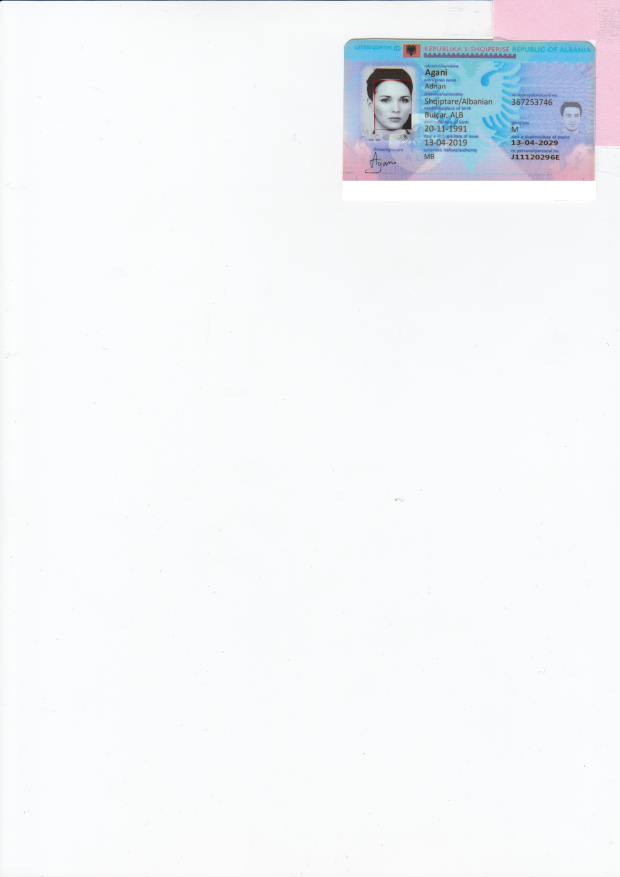
#> input picture sample_data/forged/alb_id_00.jpg, 2480 x 3507 px (shown at 1/4 size)
$ python -i ocr_extraction.py   (imports and definitions only)
#> lines starting #> are read from the running program, lines starting #| are printed output that depends on the picture; after the words box and inside, x2 and y2 are one past the last pixel; in counts of white or black regions, pixels touching at a corner belong together
"""
Step 2 — OCR Extraction

Reads a document image and extracts structured fields such as:

- Name
- Date of Birth
- Document Number
- Nationality
- Issue Date
- Expiry Date
- MRZ information

Uses a lightweight OCR pipeline based on:

OpenCV preprocessing
        +
Tesseract OCR

The preprocessing improves OCR accuracy while keeping the system
fast and lightweight enough for deployment.
"""

import re
import logging
from dataclasses import dataclass, field
from typing import Optional

import cv2
import numpy as np

from utils.mrz_utils import parse_mrz, MRZResult

logger = logging.getLogger(__name__)


# ============================================================
# TESSERACT AVAILABILITY
# ============================================================

_TESSERACT_AVAILABLE = None


# [23 lines left out: function _tesseract_available, not called in this run]


# ============================================================
# OCR RESULT
# ============================================================

@dataclass
class OCRResult:

    engine_used: str

    raw_lines: list = field(default_factory=list)

    full_text: str = ""

    name: Optional[str] = None

    date_of_birth: Optional[str] = None

    document_number: Optional[str] = None

    nationality: Optional[str] = None

    issue_date: Optional[str] = None

    expiry_date: Optional[str] = None

    mrz: Optional[MRZResult] = None

    error: Optional[str] = None


# ============================================================
# IMAGE PREPROCESSING
# ============================================================

def _preprocess_image(image: np.ndarray) -> list[np.ndarray]:
    """
    Create multiple lightweight image variants for OCR.

    Different document images respond better to different
    preprocessing techniques, so we generate a few versions
    and let OCR choose the best result.
    """

    if image is None or image.size == 0:
        return []

    # --------------------------------------------------------
    # Convert to grayscale
    # --------------------------------------------------------

    if image.ndim == 3:

        if image.shape[2] == 4:
            gray = cv2.cvtColor(
                image,
                cv2.COLOR_RGBA2GRAY
            )
        else:
            gray = cv2.cvtColor(
                image,
                cv2.COLOR_RGB2GRAY
            )
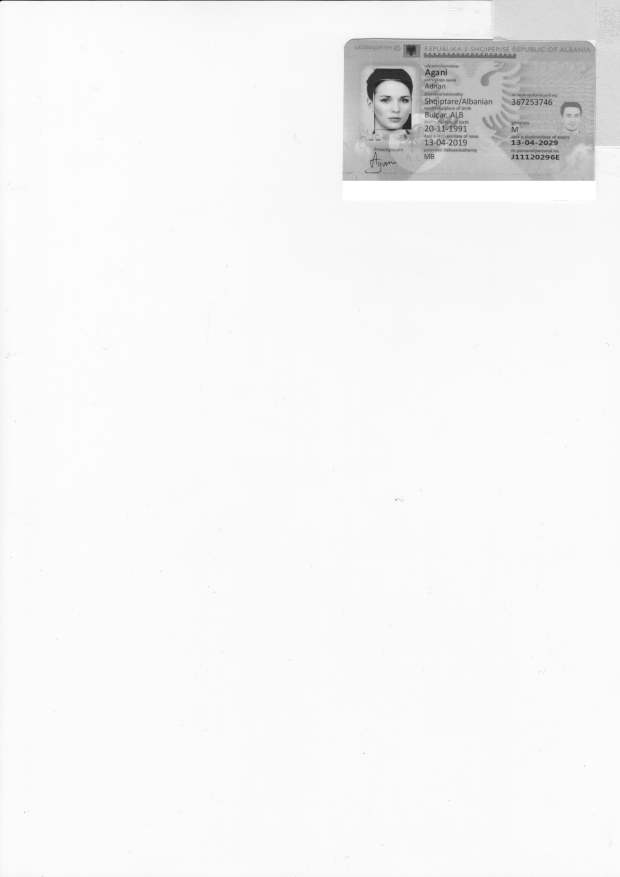
#> gray: shape (3507, 2480) (shown at 1/4 size); min 2, max 255, mean 244.4

    else:
        gray = image.copy()

    # --------------------------------------------------------
    # Upscale small images
    # --------------------------------------------------------

    height, width = gray.shape[:2]
#> height = 3507; width = 2480

    # Documents with small text benefit from upscaling
    if max(height, width) < 1800:

        scale = 2

        gray = cv2.resize(
            gray,
            None,
            fx=scale,
            fy=scale,
            interpolation=cv2.INTER_CUBIC
        )

    # --------------------------------------------------------
    # CLAHE contrast enhancement
    # --------------------------------------------------------

    clahe = cv2.createCLAHE(
        clipLimit=2.0,
        tileGridSize=(8, 8)
    )

    enhanced = clahe.apply(gray)
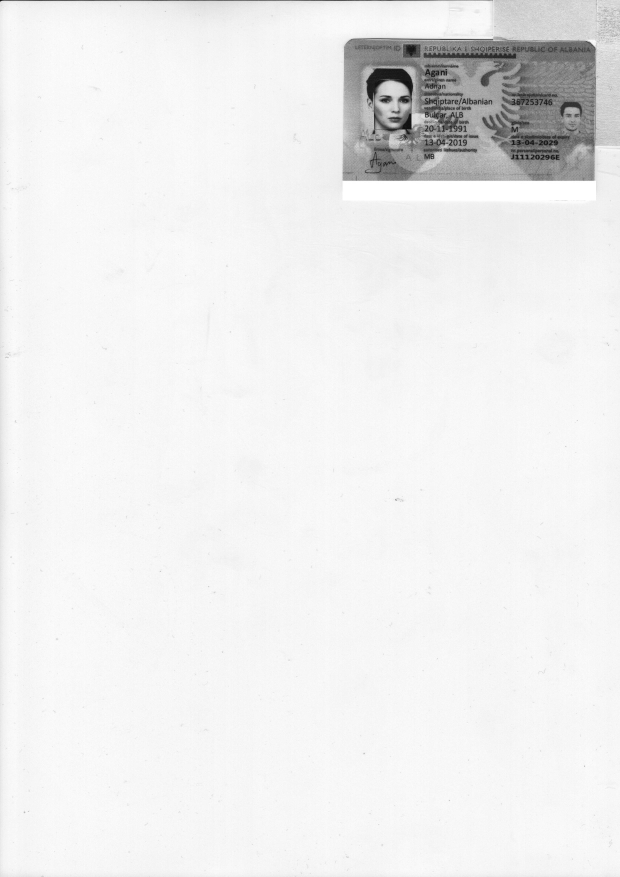
#> enhanced: shape (3507, 2480) (shown at 1/4 size); min 2, max 255, mean 237.8

    # --------------------------------------------------------
    # Light denoising
    # --------------------------------------------------------

    denoised = cv2.fastNlMeansDenoising(
        enhanced,
        None,
        h=10,
        templateWindowSize=7,
        searchWindowSize=21
    )

    # --------------------------------------------------------
    # Sharpening
    # --------------------------------------------------------

    kernel = np.array([
        [0, -1, 0],
        [-1, 5, -1],
        [0, -1, 0]
    ])

    sharpened = cv2.filter2D(
        denoised,
        -1,
        kernel
    )

    # --------------------------------------------------------
    # OTSU threshold
    # --------------------------------------------------------

    _, otsu = cv2.threshold(
        sharpened,
        0,
        255,
        cv2.THRESH_BINARY + cv2.THRESH_OTSU
    )
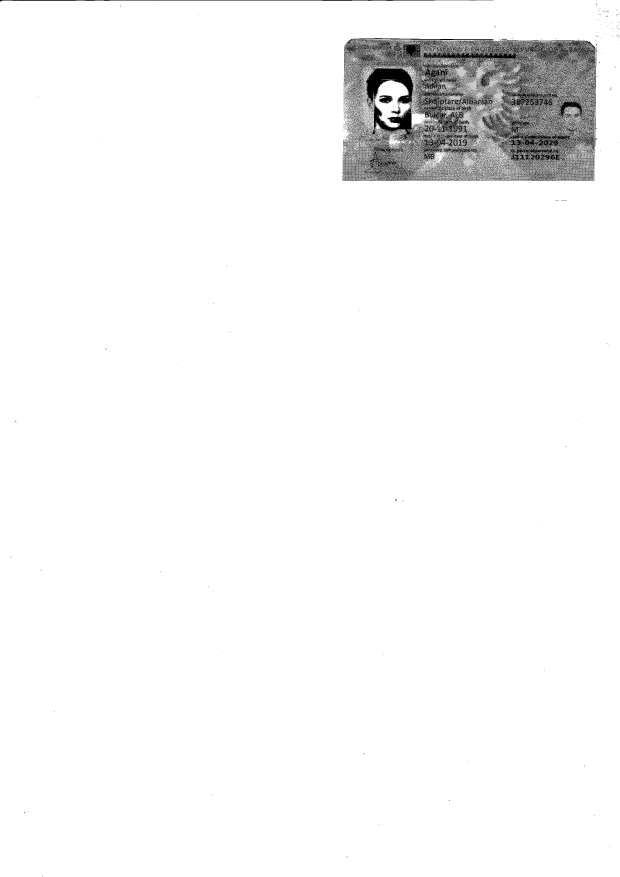
#> otsu: shape (3507, 2480) (shown at 1/4 size); 96.6% white; black in thin lines or dots

    # --------------------------------------------------------
    # Adaptive threshold
    # --------------------------------------------------------

    adaptive = cv2.adaptiveThreshold(
        sharpened,
        255,
        cv2.ADAPTIVE_THRESH_GAUSSIAN_C,
        cv2.THRESH_BINARY,
        31,
        11
    )
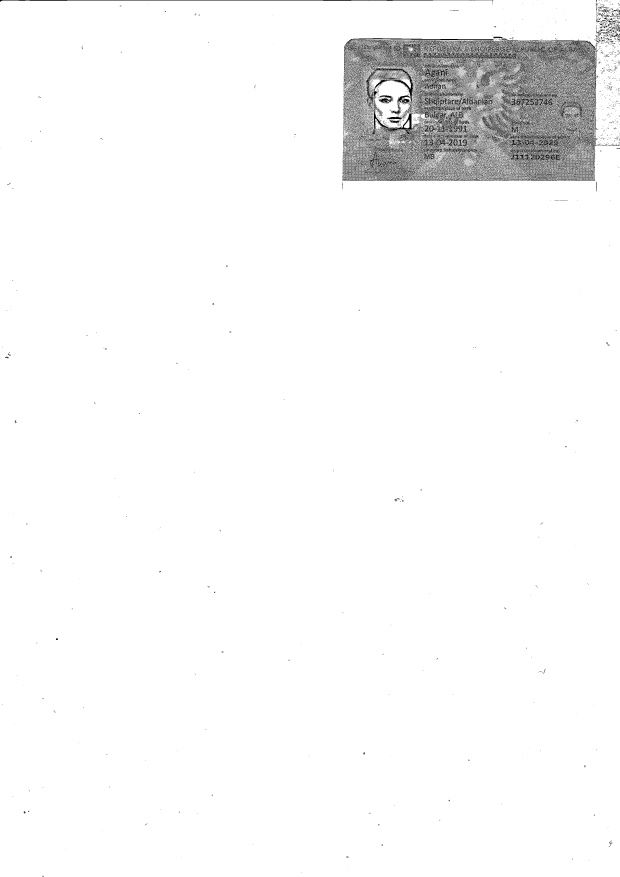
#> adaptive: shape (3507, 2480) (shown at 1/4 size); 96.9% white; black in thin lines or dots

    return [
        gray,
        enhanced,
        sharpened,
        otsu,
        adaptive
    ]


# ============================================================
# OCR SCORING
# ============================================================

# [151 lines left out: functions _score_ocr_text, _run_tesseract, not called in this run]


# ============================================================
# FIELD EXTRACTION
# ============================================================

_DATE_RE = re.compile(
    r"\b("
    r"\d{1,2}[\/\.\-]\d{1,2}[\/\.\-]\d{2,4}"
    r"|"
    r"\d{4}[\/\.\-]\d{1,2}[\/\.\-]\d{1,2}"
    r")\b"
)


_DOC_NUM_RE = re.compile(
    r"\b("
    r"[A-Z]{1,2}\d{6,9}"
    r"|"
    r"\d{9,12}"
    r")\b"
)


_NAME_KEYWORDS = (
    "name",
    "surname",
    "given name",
    "given names"
)


_DOB_KEYWORDS = (
    "birth",
    "dob",
    "date of birth"
)


_NATIONALITY_KEYWORDS = (
    "nationality",
    "nation"
)


_DOCNUM_KEYWORDS = (
    "passport no",
    "document no",
    "id no",
    "number",
    "no."
)


_ISSUE_KEYWORDS = (
    "issue",
    "date of issue"
)


_EXPIRY_KEYWORDS = (
    "expiry",
    "expiration",
    "date of expiry",
    "valid until"
)


# [288 lines left out: functions _extract_field_near_keyword, extract_fields, not called in this run]

>>> import cv2
>>> picture = cv2.cvtColor(cv2.imread('../sample_data/forged/alb_id_00.jpg'), cv2.COLOR_BGR2RGB)
>>> result = _preprocess_image(picture)
#> result = 5 items

$ run again, on sample_data/forged/alb_id_01.jpg
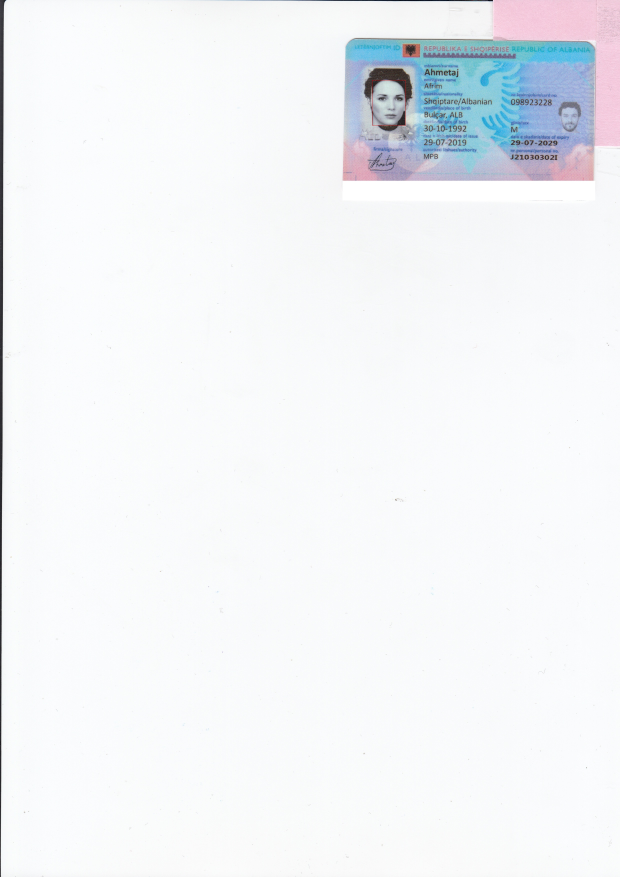
#> input picture sample_data/forged/alb_id_01.jpg, 2480 x 3507 px (shown at 1/4 size)
#> in _preprocess_image, `_, otsu = cv2.threshold( sharpened, 0, 255, cv2.THRESH_BINARY + cv2.TH..`:
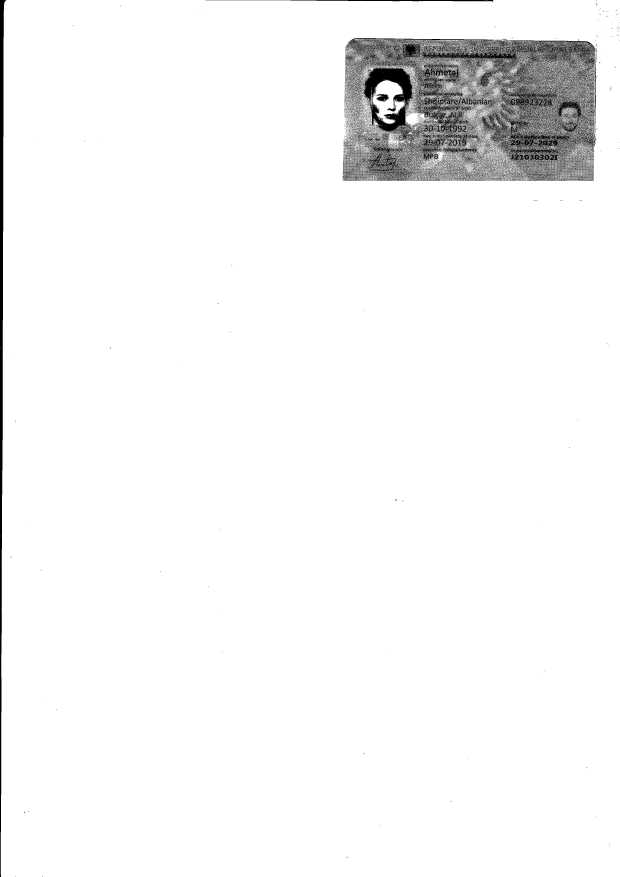
#> otsu: shape (3507, 2480) (shown at 1/4 size); 96.2% white; 4833 black regions (4770 under 20 px), largest, box (x1, y1, x2, y2) and area: (1371, 153, 2388, 723) 281907, (0, 0, 26, 3507) 33137, (823, 0, 1972, 9) 3459
#> in _preprocess_image, `adaptive = cv2.adaptiveThreshold( sharpened, 255, cv2.ADAPTIVE_THRESH_..`:
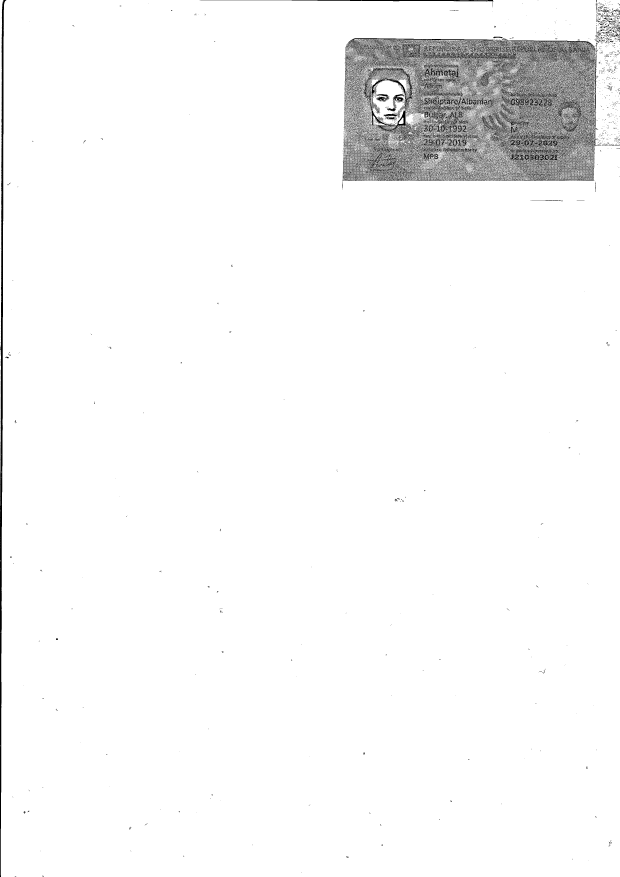
#> adaptive: shape (3507, 2480) (shown at 1/4 size); 96.6% white; black in thin lines or dots
#> result = 5 items
